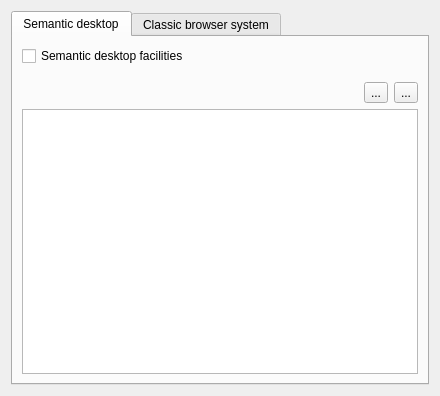
<?xml version="1.0" encoding="UTF-8"?>
<ui version="4.0">
 <class>LocalPicturesConfig</class>
 <widget class="QWidget" name="LocalPicturesConfig">
  <property name="geometry">
   <rect>
    <x>0</x>
    <y>0</y>
    <width>440</width>
    <height>396</height>
   </rect>
  </property>
  <layout class="QVBoxLayout" name="verticalLayout_3">
   <item>
    <widget class="QTabWidget" name="tabWidget">
     <property name="currentIndex">
      <number>0</number>
     </property>
     <widget class="QWidget" name="tab">
      <attribute name="title">
       <string>Semantic desktop</string>
      </attribute>
      <layout class="QVBoxLayout" name="verticalLayout_2">
       <item>
        <widget class="QCheckBox" name="nepomukBox">
         <property name="text">
          <string>Semantic desktop facilities</string>
         </property>
        </widget>
       </item>
       <item>
        <spacer name="verticalSpacer_2">
         <property name="orientation">
          <enum>Qt::Vertical</enum>
         </property>
         <property name="sizeType">
          <enum>QSizePolicy::Minimum</enum>
         </property>
         <property name="sizeHint" stdset="0">
          <size>
           <width>20</width>
           <height>10</height>
          </size>
         </property>
        </spacer>
       </item>
       <item>
        <layout class="QHBoxLayout" name="horizontalLayout_2">
         <item>
          <spacer name="horizontalSpacer_3">
           <property name="orientation">
            <enum>Qt::Horizontal</enum>
           </property>
           <property name="sizeHint" stdset="0">
            <size>
             <width>40</width>
             <height>20</height>
            </size>
           </property>
          </spacer>
         </item>
         <item>
          <widget class="QToolButton" name="addFoldersButton">
           <property name="text">
            <string>...</string>
           </property>
          </widget>
         </item>
         <item>
          <widget class="QToolButton" name="removeFoldersButton">
           <property name="text">
            <string>...</string>
           </property>
          </widget>
         </item>
        </layout>
       </item>
       <item>
        <widget class="QListWidget" name="watchedFoldersList">
         <property name="editTriggers">
          <set>QAbstractItemView::NoEditTriggers</set>
         </property>
         <property name="selectionBehavior">
          <enum>QAbstractItemView::SelectRows</enum>
         </property>
        </widget>
       </item>
      </layout>
     </widget>
     <widget class="QWidget" name="tab2">
      <attribute name="title">
       <string>Classic browser system</string>
      </attribute>
      <layout class="QVBoxLayout" name="verticalLayout">
       <item>
        <widget class="QRadioButton" name="showPlace">
         <property name="text">
          <string>Show a place:</string>
         </property>
        </widget>
       </item>
       <item>
        <layout class="QHBoxLayout" name="horizontalLayout">
         <item>
          <spacer name="horizontalSpacer">
           <property name="orientation">
            <enum>Qt::Horizontal</enum>
           </property>
           <property name="sizeType">
            <enum>QSizePolicy::Fixed</enum>
           </property>
           <property name="sizeHint" stdset="0">
            <size>
             <width>25</width>
             <height>20</height>
            </size>
           </property>
          </spacer>
         </item>
         <item>
          <widget class="QComboBox" name="placesCombo">
           <property name="enabled">
            <bool>false</bool>
           </property>
          </widget>
         </item>
        </layout>
       </item>
       <item>
        <widget class="QRadioButton" name="showCustomFolder">
         <property name="text">
          <string>Specify a folder:</string>
         </property>
        </widget>
       </item>
       <item>
        <layout class="QHBoxLayout" name="horizontalLayout_3">
         <property name="spacing">
          <number>0</number>
         </property>
         <item>
          <spacer name="horizontalSpacer_2">
           <property name="orientation">
            <enum>Qt::Horizontal</enum>
           </property>
           <property name="sizeType">
            <enum>QSizePolicy::Minimum</enum>
           </property>
           <property name="sizeHint" stdset="0">
            <size>
             <width>25</width>
             <height>18</height>
            </size>
           </property>
          </spacer>
         </item>
         <item>
          <widget class="KUrlRequester" name="urlRequester">
           <property name="enabled">
            <bool>false</bool>
           </property>
           <property name="sizePolicy">
            <sizepolicy hsizetype="Expanding" vsizetype="Preferred">
             <horstretch>0</horstretch>
             <verstretch>0</verstretch>
            </sizepolicy>
           </property>
           <property name="clickMessage">
            <string>Type a path or a URL here</string>
           </property>
          </widget>
         </item>
        </layout>
       </item>
       <item>
        <spacer name="verticalSpacer">
         <property name="orientation">
          <enum>Qt::Vertical</enum>
         </property>
         <property name="sizeType">
          <enum>QSizePolicy::Minimum</enum>
         </property>
         <property name="sizeHint" stdset="0">
          <size>
           <width>20</width>
           <height>20</height>
          </size>
         </property>
        </spacer>
       </item>
       <item>
        <layout class="QFormLayout" name="formLayout">
         <property name="fieldGrowthPolicy">
          <enum>QFormLayout::ExpandingFieldsGrow</enum>
         </property>
         <item row="0" column="0">
          <widget class="QLabel" name="label_5">
           <property name="text">
            <string>Allow folder navigation:</string>
           </property>
          </widget>
         </item>
         <item row="0" column="1">
          <widget class="QCheckBox" name="folderNavigationCheckBox">
           <property name="text">
            <string/>
           </property>
           <property name="checked">
            <bool>true</bool>
           </property>
           <property name="autoRepeat">
            <bool>false</bool>
           </property>
          </widget>
         </item>
        </layout>
       </item>
      </layout>
     </widget>
    </widget>
   </item>
  </layout>
 </widget>
 <customwidgets>
  <customwidget>
   <class>KUrlRequester</class>
   <extends>QFrame</extends>
   <header>kurlrequester.h</header>
   <container>1</container>
  </customwidget>
 </customwidgets>
 <resources/>
 <connections>
  <connection>
   <sender>showPlace</sender>
   <signal>toggled(bool)</signal>
   <receiver>placesCombo</receiver>
   <slot>setEnabled(bool)</slot>
   <hints>
    <hint type="sourcelabel">
     <x>199</x>
     <y>14</y>
    </hint>
    <hint type="destinationlabel">
     <x>214</x>
     <y>41</y>
    </hint>
   </hints>
  </connection>
  <connection>
   <sender>showCustomFolder</sender>
   <signal>toggled(bool)</signal>
   <receiver>urlRequester</receiver>
   <slot>setEnabled(bool)</slot>
   <hints>
    <hint type="sourcelabel">
     <x>199</x>
     <y>69</y>
    </hint>
    <hint type="destinationlabel">
     <x>212</x>
     <y>97</y>
    </hint>
   </hints>
  </connection>
  <connection>
   <sender>nepomukBox</sender>
   <signal>toggled(bool)</signal>
   <receiver>watchedFoldersList</receiver>
   <slot>setEnabled(bool)</slot>
   <hints>
    <hint type="sourcelabel">
     <x>219</x>
     <y>43</y>
    </hint>
    <hint type="destinationlabel">
     <x>219</x>
     <y>234</y>
    </hint>
   </hints>
  </connection>
  <connection>
   <sender>nepomukBox</sender>
   <signal>toggled(bool)</signal>
   <receiver>addFoldersButton</receiver>
   <slot>setEnabled(bool)</slot>
   <hints>
    <hint type="sourcelabel">
     <x>219</x>
     <y>43</y>
    </hint>
    <hint type="destinationlabel">
     <x>377</x>
     <y>84</y>
    </hint>
   </hints>
  </connection>
  <connection>
   <sender>nepomukBox</sender>
   <signal>toggled(bool)</signal>
   <receiver>removeFoldersButton</receiver>
   <slot>setEnabled(bool)</slot>
   <hints>
    <hint type="sourcelabel">
     <x>219</x>
     <y>43</y>
    </hint>
    <hint type="destinationlabel">
     <x>411</x>
     <y>84</y>
    </hint>
   </hints>
  </connection>
 </connections>
</ui>
